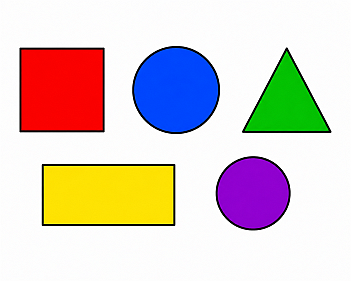
#> input picture projekte/dobot_magician/bilderkennung/opencv/testbild-01.png, 351 x 281 px
$ python bild-auswerten-farben.py
#> lines starting #> are read from the running program, lines starting #| are printed output that depends on the picture; after the words box and inside, x2 and y2 are one past the last pixel; in counts of white or black regions, pixels touching at a corner belong together
from pathlib import Path
import math

import cv2
import numpy as np


# ------------------------------------------------------------
# Farbe anhand des HSV-Farbtons bestimmen
# ------------------------------------------------------------

def farbe_bestimmen(farbton):
    """
    Bestimmt den Farbnamen anhand des mittleren HSV-Farbtons.

    OpenCV verwendet für den Farbton Werte von 0 bis 179.
    """

    if farbton < 10 or farbton >= 170:
        return "Rot"

    if farbton < 40:
        return "Gelb"

    if farbton < 85:
        return "Gruen"

    if farbton < 130:
        return "Blau"

    if farbton < 165:
        return "Violett"

    return "Unbekannt"


# ------------------------------------------------------------
# Form bestimmen
# ------------------------------------------------------------

def form_bestimmen(kontur):
    flaeche = cv2.contourArea(kontur)
    umfang = cv2.arcLength(kontur, True)

    if umfang == 0:
        return "Unbekannt", 0, 0

    # Kontur auf wenige Eckpunkte vereinfachen
    naeherung = cv2.approxPolyDP(
        kontur,
        0.02 * umfang,
        True
    )

    anzahl_ecken = len(naeherung)

    x, y, breite, hoehe = cv2.boundingRect(kontur)

    # Kreisförmigkeit:
    # Ein idealer Kreis hat den Wert 1.
    kreisfoermigkeit = (
        4 * math.pi * flaeche / (umfang * umfang)
    )

    # Kreis zuerst prüfen
    if kreisfoermigkeit > 0.84:
        form = "Kreis"

    elif anzahl_ecken == 3:
        form = "Dreieck"

    elif anzahl_ecken == 4:
        seitenverhaeltnis = breite / float(hoehe)

        if 0.90 <= seitenverhaeltnis <= 1.10:
            form = "Quadrat"
        else:
            form = "Rechteck"

    else:
        form = f"Unbekannt ({anzahl_ecken} Ecken)"

    return form, anzahl_ecken, kreisfoermigkeit


# ------------------------------------------------------------
# Bild laden
# ------------------------------------------------------------

ordner = Path(__file__).resolve().parent
#bildpfad = ordner / "Dobot-Arbeitsplatte.png"
bildpfad = ordner / "testbild-01.png"

bild = cv2.imread(str(bildpfad))
#> bild is the input picture: shape (281, 351, 3); mean B, G, R 199.4, 204.7, 218.5

if bild is None:
    raise FileNotFoundError(
        f"Das Bild wurde nicht gefunden:\n{bildpfad}"
    )

ergebnis = bild.copy()


# ------------------------------------------------------------
# Farbige Flächen auswählen
# ------------------------------------------------------------

# BGR-Bild in den HSV-Farbraum umwandeln
hsv = cv2.cvtColor(bild, cv2.COLOR_BGR2HSV)
#> hsv: shape (281, 351, 3); mean H, S, V 43.9, 71.1, 242.1

# Auswahl deutlich gesättigter Farben:
# - weißer Hintergrund wird ausgeschlossen
# - schwarze Löcher und Linien werden ausgeschlossen
maske = cv2.inRange(
    hsv,
    np.array([0, 80, 60]),
    np.array([179, 255, 255])
)
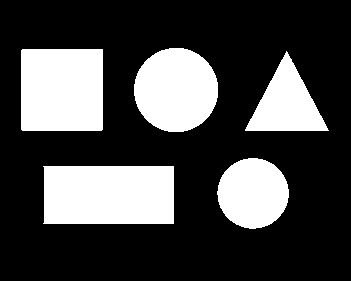
#> maske: shape (281, 351); 27.6% white; 5 white regions, box (x1, y1, x2, y2) and area: (43, 166, 174, 224) 7542, (21, 49, 103, 131) 6721, (134, 48, 218, 132) 5570, (217, 158, 289, 229) 3949, (245, 51, 329, 131) 3408

# Kleine Störungen entfernen
kernel = cv2.getStructuringElement(
    cv2.MORPH_ELLIPSE,
    (5, 5)
)

maske = cv2.morphologyEx(
    maske,
    cv2.MORPH_OPEN,
    kernel
)
#> maske: shape (281, 351); 27.5% white; 5 white regions

maske = cv2.morphologyEx(
    maske,
    cv2.MORPH_CLOSE,
    kernel
)


# ------------------------------------------------------------
# Konturen suchen
# ------------------------------------------------------------

konturen, _ = cv2.findContours(
    maske,
    cv2.RETR_EXTERNAL,
    cv2.CHAIN_APPROX_SIMPLE
)
#> konturen = 5 contours; box (x1, y1, x2, y2) and area: (44, 166, 174, 224) 7347, (21, 49, 103, 131) 6555, (134, 48, 218, 132) 5451, (217, 158, 289, 229) 3848, (246, 54, 327, 131) 3272

objekte = []


# ------------------------------------------------------------
# Konturen auswerten
# ------------------------------------------------------------

for kontur in konturen:
    flaeche = cv2.contourArea(kontur)

    # Kleine rote Striche des Arbeitsbereiches und andere
    # kleine Bildbestandteile ignorieren
    if flaeche < 2000:
        continue

    umfang = cv2.arcLength(kontur, True)

    x, y, breite, hoehe = cv2.boundingRect(kontur)

    # Mittelpunkt über die Bildmomente bestimmen
    momente = cv2.moments(kontur)

    if momente["m00"] != 0:
        mitte_x = int(
            momente["m10"] / momente["m00"]
        )
        mitte_y = int(
            momente["m01"] / momente["m00"]
        )
    else:
        mitte_x = x + breite // 2
        mitte_y = y + hoehe // 2

    # --------------------------------------------------------
    # Form erkennen
    # --------------------------------------------------------

    form, ecken, kreisfoermigkeit = form_bestimmen(
        kontur
    )

    # --------------------------------------------------------
    # Mittlere Farbe innerhalb der Kontur bestimmen
    # --------------------------------------------------------

    objektmaske = np.zeros(
        maske.shape,
        dtype=np.uint8
    )

    cv2.drawContours(
        objektmaske,
        [kontur],
        -1,
        255,
        -1
    )

    mittlere_hsv_farbe = cv2.mean(
        hsv,
        mask=objektmaske
    )

    farbton = mittlere_hsv_farbe[0]
    farbe = farbe_bestimmen(farbton)

    objekt = {
        "kontur": kontur,
        "form": form,
        "farbe": farbe,
        "x": x,
        "y": y,
        "mitte_x": mitte_x,
        "mitte_y": mitte_y,
        "breite": breite,
        "hoehe": hoehe,
        "flaeche": flaeche,
        "umfang": umfang,
        "ecken": ecken,
        "kreisfoermigkeit": kreisfoermigkeit,
        "farbton": farbton,
    }

    objekte.append(objekt)
#> this loop made 5 passes
#> (mitte_x, mitte_y) on passes 1, 4: (108, 194), (61, 89)
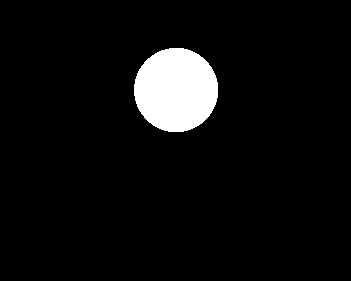
#> objektmaske: shape (281, 351); 5.6% white; 1 white region, box (x1, y1, x2, y2) and area: (134, 48, 218, 132) 5570
#> after the loop, objekte = 5 items


# ------------------------------------------------------------
# Objekte sortieren
# ------------------------------------------------------------

# Sortierung von links nach rechts
objekte.sort(
    key=lambda objekt: objekt["mitte_x"]
)


# ------------------------------------------------------------
# Ergebnisbild erzeugen
# ------------------------------------------------------------

for nummer, objekt in enumerate(objekte, start=1):
    objekt["nummer"] = nummer

    # Kontur zeichnen
    cv2.drawContours(
        ergebnis,
        [objekt["kontur"]],
        -1,
        (0, 0, 0),
        3
    )

    # Begrenzungsrechteck zeichnen
    cv2.rectangle(
        ergebnis,
        (objekt["x"], objekt["y"]),
        (
            objekt["x"] + objekt["breite"],
            objekt["y"] + objekt["hoehe"]
        ),
        (0, 0, 0),
        2
    )

    # Mittelpunkt markieren
    cv2.circle(
        ergebnis,
        (
            objekt["mitte_x"],
            objekt["mitte_y"]
        ),
        5,
        (0, 0, 0),
        -1
    )

    beschriftung = (
        f'{nummer}: {objekt["farbe"]} '
        f'{objekt["form"]}'
    )

    cv2.putText(
        ergebnis,
        beschriftung,
        (
            objekt["x"],
            max(objekt["y"] - 10, 20)
        ),
        cv2.FONT_HERSHEY_SIMPLEX,
        0.55,
        (0, 0, 0),
        2
    )
#> this loop made 5 passes
#> beschriftung on passes 1 to 5: '1: Rot Quadrat', '2: Gelb Rechteck', '3: Blau Kreis', '4: Violett Kreis', '5: Gruen Dreieck'
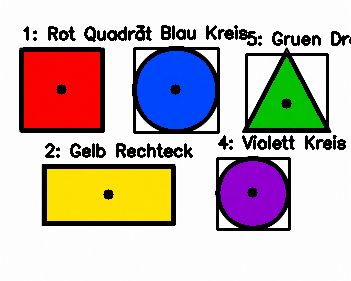
#> ergebnis: shape (281, 351, 3); 11.3% of pixels changed, all inside (x1, y1, x2, y2) = (19, 25, 351, 231)


# ------------------------------------------------------------
# Liste in der Befehlszeile ausgeben
# ------------------------------------------------------------

print()
print("Erkannte Objekte")
print("-" * 110)

print(
    f'{"Nr.":>3} '
    f'{"Farbe":<10} '
    f'{"Form":<12} '
    f'{"Mitte x":>8} '
    f'{"Mitte y":>8} '
    f'{"Breite":>8} '
    f'{"Hoehe":>8} '
    f'{"Flaeche":>10} '
    f'{"Umfang":>10}'
)

print("-" * 110)

for objekt in objekte:
    print(
        f'{objekt["nummer"]:>3} '
        f'{objekt["farbe"]:<10} '
        f'{objekt["form"]:<12} '
        f'{objekt["mitte_x"]:>8} '
        f'{objekt["mitte_y"]:>8} '
        f'{objekt["breite"]:>8} '
        f'{objekt["hoehe"]:>8} '
        f'{objekt["flaeche"]:>10.1f} '
        f'{objekt["umfang"]:>10.1f}'
    )
#> this loop made 5 passes
#|   1 Rot        Quadrat            61       89       82       82     6555.0      321.7
#|   2 Gelb       Rechteck          108      194      130       58     7347.0      369.7
#|   3 Blau       Kreis             175       89       84       84     5451.0      275.8
#|   4 Violett    Kreis             252      192       72       71     3848.0      232.8
#|   5 Gruen      Dreieck           286      103       81       77     3272.0      265.1

print("-" * 110)
print(f"Anzahl erkannter Objekte: {len(objekte)}")
#| Anzahl erkannter Objekte: 5


# ------------------------------------------------------------
# Ergebnis speichern und anzeigen
# ------------------------------------------------------------

ausgabepfad = (
    ordner / "Dobot-Arbeitsplatte-ausgewertet.png"
)

cv2.imwrite(
    str(ausgabepfad),
    ergebnis
)

cv2.imshow("Farbmaske", maske)
cv2.imshow("Formen und Farben", ergebnis)

print()
print(f"Ergebnis gespeichert unter:")
print(ausgabepfad)
print()
print("Zum Beenden eine Taste druecken.")

cv2.waitKey(0)
cv2.destroyAllWindows()

$ run again, with themen/bilderkennung/bilder/Dobot-Arbeitsplatte.png copied over projekte/dobot_magician/bilderkennung/opencv/testbild-01.png
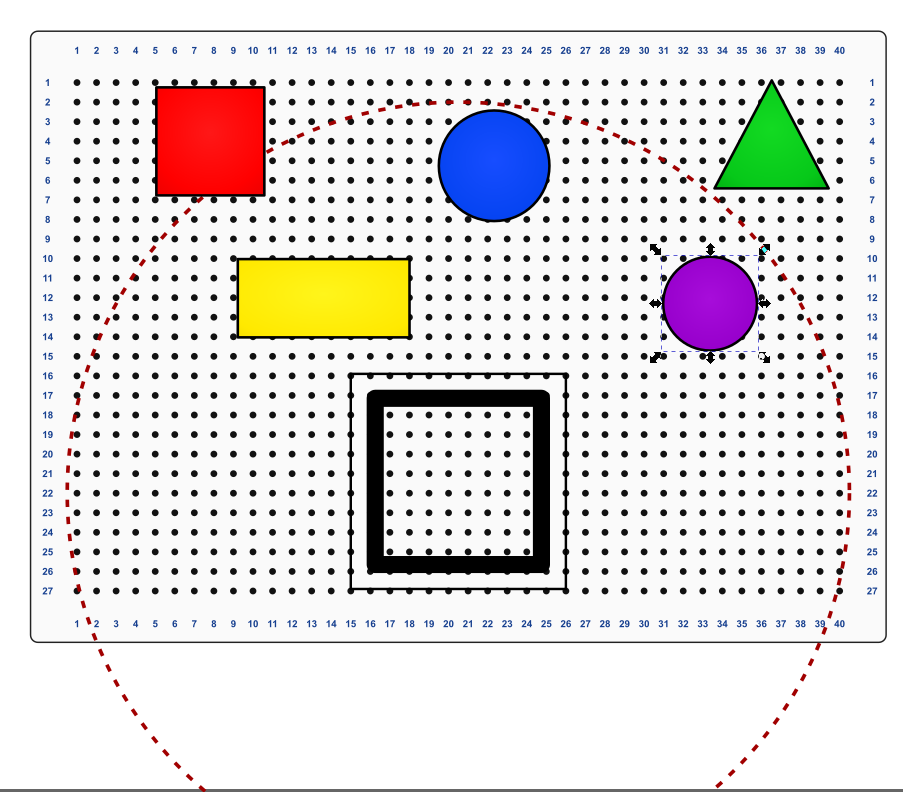
#> input picture themen/bilderkennung/bilder/Dobot-Arbeitsplatte.png, 903 x 792 px
#> bild is the input picture: shape (792, 903, 3); mean B, G, R 220.6, 221.5, 225.2
#> hsv: shape (792, 903, 3); mean H, S, V 5, 18, 230.9
#> `maske = cv2.morphologyEx( maske, cv2.MORPH_OPEN, kernel )`:
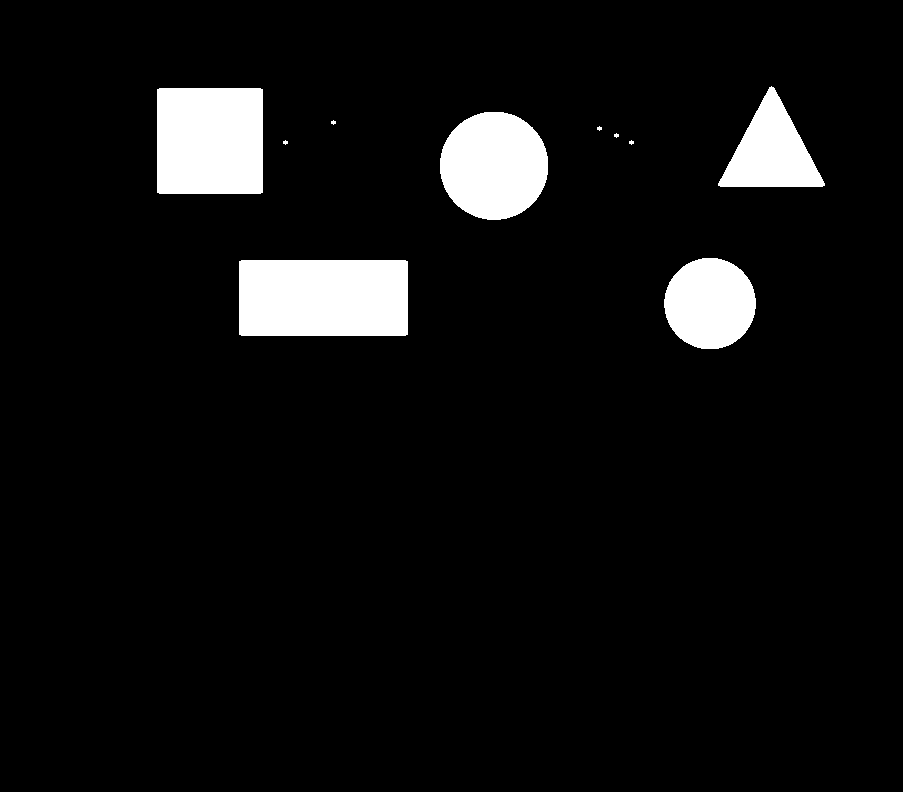
#> maske: shape (792, 903); 6.4% white; 10 white regions (5 under 20 px)
#> konturen = 10 contours, 5 with area under 20; largest, box (x1, y1, x2, y2) and area: (239, 260, 408, 336) 12594, (157, 88, 263, 194) 11019, (440, 112, 548, 220) 9068, (664, 258, 756, 349) 6452, (718, 86, 825, 187) 5572
#> the loop `for kontur in konturen:` made 10 passes
#> (mitte_x, mitte_y) on passes 1, 9: (323, 297), (209, 140)
#> after the loop `for kontur in konturen:`: objekte = 5 items
#> the loop `for nummer, objekt in enumerate(objekte, start=1):` made 5 passes
#> beschriftung on passes 1 to 5: '1: Rot Quadrat', '2: Gelb Rechteck', '3: Blau Kreis', '4: Violett Kreis', '5: Gruen Dreieck'
#> after the loop `for nummer, objekt in enumerate(objekte, start=1):`:
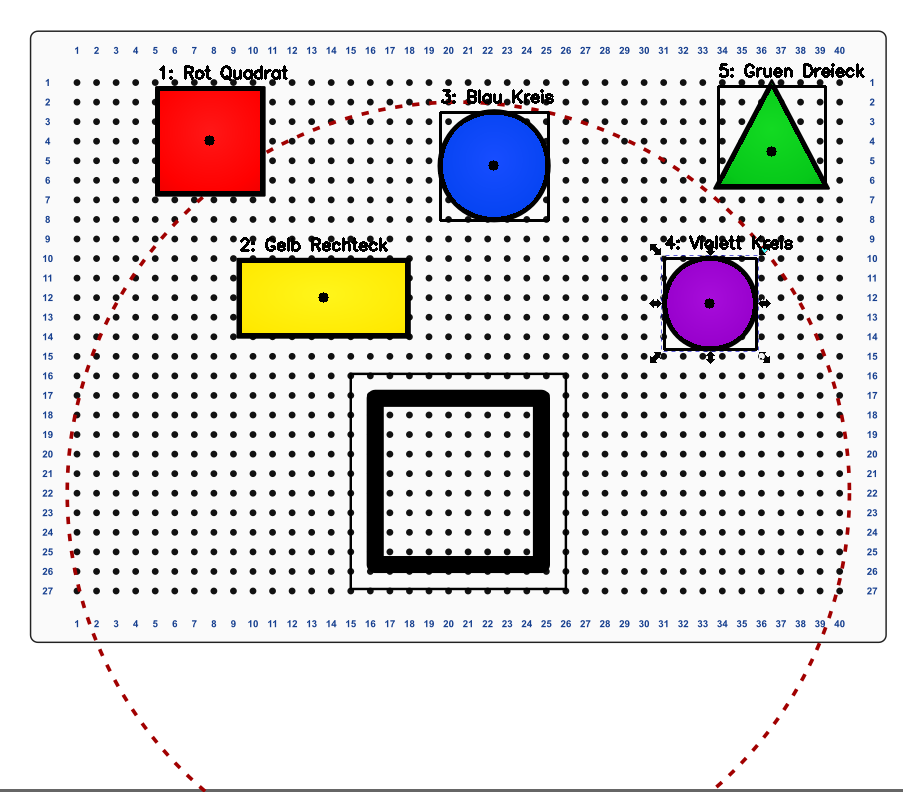
#> ergebnis: shape (792, 903, 3); 1.93% of pixels changed, all inside (x1, y1, x2, y2) = (155, 63, 865, 351)
#> the loop `for objekt in objekte:` made 5 passes
#|   1 Rot        Quadrat           209      140      106      106    11019.0      417.7
#|   2 Gelb       Rechteck          323      297      169       76    12594.0      483.7
#|   3 Blau       Kreis             493      165      108      108     9068.5      355.9
#|   4 Violett    Kreis             709      303       92       91     6451.5      300.5
#|   5 Gruen      Dreieck           771      151      107      101     5572.0      349.9
#| Anzahl erkannter Objekte: 5

$ run again, with projekte/dobot_magician/bilderkennung/opencv/bild-auswerten-farben.py.png copied over projekte/dobot_magician/bilderkennung/opencv/testbild-01.png
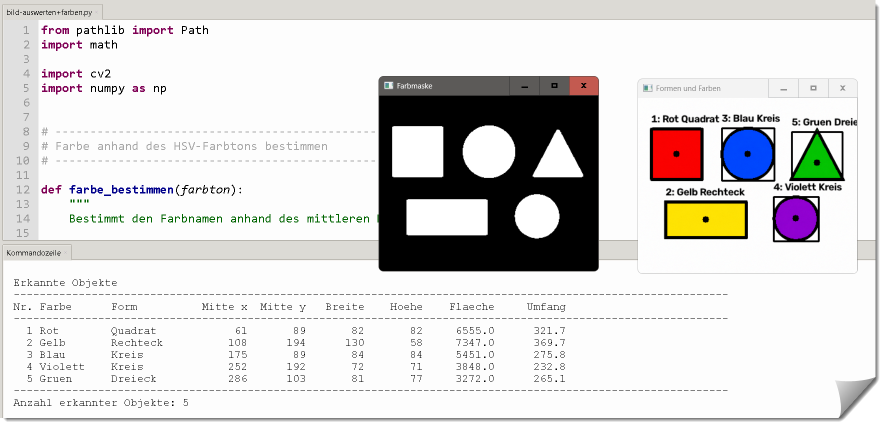
#> input picture projekte/dobot_magician/bilderkennung/opencv/bild-auswerten-farben.py.png, 1766 x 851 px (shown at 1/2 size)
#> bild is the input picture: shape (851, 1766, 3); mean B, G, R 216.7, 217.3, 219
#> hsv: shape (851, 1766, 3); mean H, S, V 6.9, 8.5, 221.3
#> `maske = cv2.morphologyEx( maske, cv2.MORPH_OPEN, kernel )`:
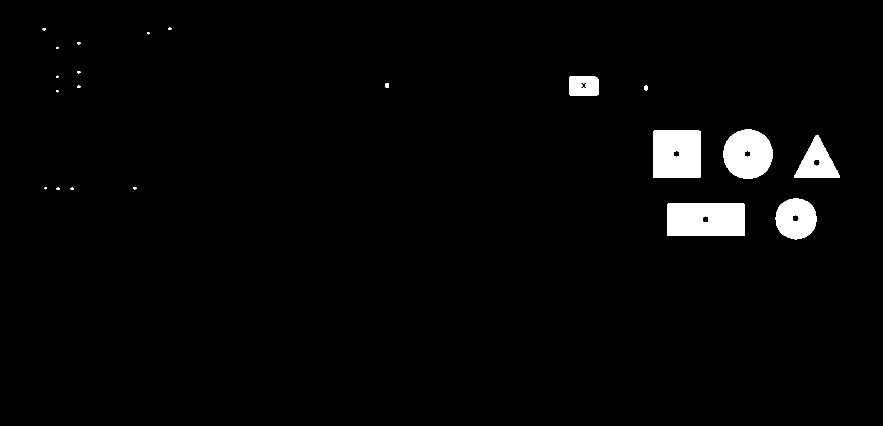
#> maske: shape (851, 1766) (shown at 1/2 size); 2.6% white; 21 white regions (5 under 20 px), largest, box (x1, y1, x2, y2) and area: (1334, 407, 1490, 472) 10019, (1306, 261, 1401, 356) 8913, (1447, 259, 1545, 357) 7584
#> konturen = 21 contours, 13 with area under 20; largest, box (x1, y1, x2, y2) and area: (1334, 407, 1490, 472) 9914, (1306, 261, 1401, 356) 8830, (1447, 259, 1545, 357) 7549, (1551, 397, 1634, 479) 5198, (1588, 269, 1680, 356) 4134, (1138, 153, 1197, 191) 2128, (1289, 171, 1296, 181) 48, (771, 166, 778, 176) 48
#> the loop `for kontur in konturen:` made 21 passes
#> (mitte_x, mitte_y) on passes 1, 8, 14: (1411, 439), (1353, 308), (1166, 171)
#> after the loop `for kontur in konturen:`: objekte = 6 items
#> the loop `for nummer, objekt in enumerate(objekte, start=1):` made 6 passes
#> beschriftung on passes 1 to 6: '1: Rot Rechteck', '2: Rot Quadrat', '3: Gelb Rechteck', '4: Blau Kreis', '5: Violett Kreis', '6: Gruen Dreieck'
#> after the loop `for nummer, objekt in enumerate(objekte, start=1):`:
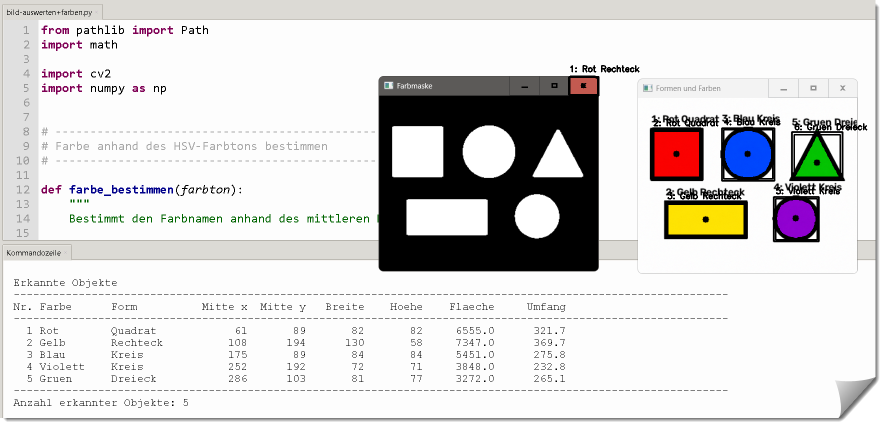
#> ergebnis: shape (851, 1766, 3) (shown at 1/2 size); 0.93% of pixels changed, all inside (x1, y1, x2, y2) = (1136, 130, 1735, 481)
#> the loop `for objekt in objekte:` made 6 passes
#|   1 Rot        Rechteck         1166      171       59       38     2128.5      185.9
#|   2 Rot        Quadrat          1353      308       95       95     8830.0      373.7
#|   3 Gelb       Rechteck         1411      439      156       65     9914.0      435.7
#|   4 Blau       Kreis            1495      307       98       98     7549.0      328.2
#|   5 Violett    Kreis            1591      437       83       82     5198.0      273.3
#> (further printed lines are left out)
#| Anzahl erkannter Objekte: 6
